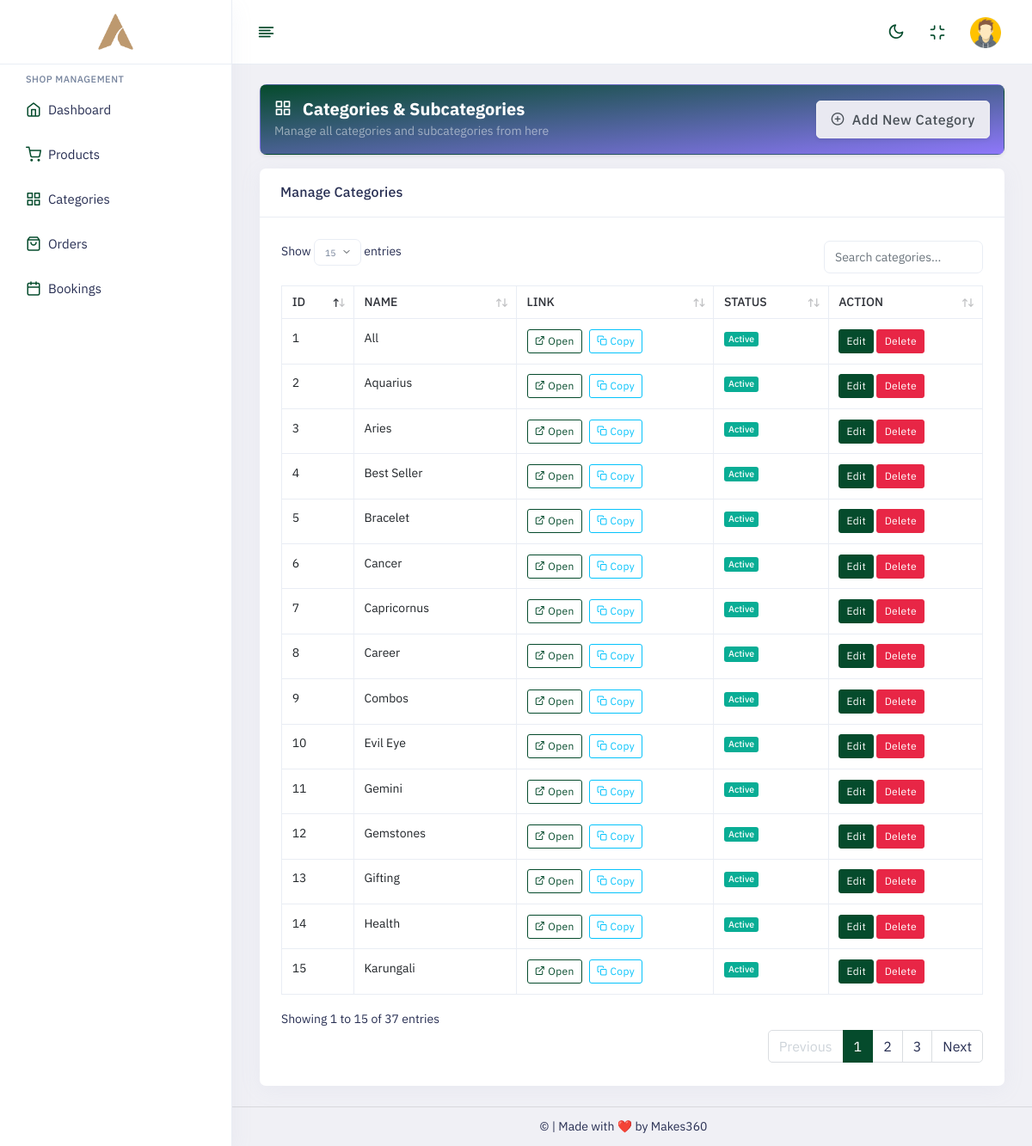
Page /admin/files/categories/list.php (signed in) on the committed database.
### tables this page shows
CREATE TABLE `categories` (
  `id` int(11) NOT NULL,
  `name` varchar(255) NOT NULL,
  `slug` varchar(255) DEFAULT NULL,
  `status` tinyint(1) DEFAULT 1,
  `created_at` timestamp NULL DEFAULT current_timestamp()
);

### admin/app/init.php (called while the page is built, shortened)
<?php
if (!defined("APP_ROOT")) {
    if (!function_exists("app_url_join")) {
        function app_url_join(string $base, string $path): string
        {
            $path = trim($path, "/");
            return rtrim($base, "/") . "/" . $path;
        }
    }
    if (!function_exists("asset_url")) {
        function asset_url(string $path): string
        {
            return app_url_join(BASE_URL, "assets/" . ltrim($path, "/"));
        }
    }
    if (!function_exists("file_url")) {
        function file_url(string $path): string
        {
            return app_url_join(BASE_URL, "files/" . ltrim($path, "/"));
        }
    }
    if (!function_exists("site_settings_path")) {
        function site_settings_path(): string
        {
            return ASSETS_PATH . "/uploads/site-settings.json";
        }
    }
    if (!function_exists("load_site_settings")) {
        function load_site_settings(): array
        {
            $defaults = [
                "title" => "Sash Admin Panel",
                "description" =>
                    "Sash – Bootstrap 5 Admin & Dashboard Template",
                "keywords" =>
                    "admin,dashboard,bootstrap,sash,template,responsive",
                "logo" => "",
            ];
            $path = site_settings_path();
            return $defaults;
        }
    }
    if (!function_exists("site_logo_url")) {
        function site_logo_url(?array $settings = null): string
        {
            return asset_url("images/brand/aurra Residence.png");
        }
    }
    if (!function_exists("media_url")) {
        function media_url(string $path): string
        {
            $clean = ltrim($path, "/");
            $assetPath = ASSETS_PATH . "/" . $clean;
            if (is_file($assetPath)) {
                return asset_url($clean);
            }
            return asset_url($clean);
        }
    }
}

### admin/files/categories/list.php (the view, shortened to what this page needs)
<?php
require_once dirname(__DIR__, 2) . "/app/init.php";
$conn = getSashDBConnection();
$categories = [];
if ($conn) {
    $result = $conn->query("
        SELECT *
        FROM categories
        ORDER BY name ASC
    ");
    if ($result) {
        while ($row = $result->fetch_assoc()) {
            $categories[] = $row;
        }
    }
}
include LAYOUT_PATH . "/head.php";
?>
<body class="app sidebar-mini ltr light-mode">
    <div class="page">
        <div class="page-main">
            <?php include LAYOUT_PATH . "/header.php"; ?>
            <?php include LAYOUT_PATH . "/sidebar.php"; ?>
            <div class="main-content app-content mt-0">
                <div class="side-app">
                    <div class="main-container container-fluid">
                        <div class="page-header d-flex justify-content-between align-items-center bg-primary-gradient p-4 rounded-3 shadow-sm mb-4">
                            <div>
                                <h1 class="page-title text-white fw-bold mb-1">
                                    <i class="fe fe-grid me-2"></i> Categories & Subcategories
                                </h1>
                                <p class="text-white-50 mb-0">
                                    Manage all categories and subcategories from here
                                </p>
                            </div>
                            <div>
                                <button type="button"
                                        class="btn btn-light btn-lg fw-semibold shadow-sm"
                                        data-bs-toggle="modal"
                                        data-bs-target="#addCategoryModal">
                                    <i class="fe fe-plus-circle me-1"></i> Add New Category
                                </button>
                            </div>
                        </div>
                        <div class="row">
                            <div class="col-md-12">
                                <div class="card">
                                    <div class="card-header">
                                        <h3 class="card-title">Manage Categories</h3>
                                    </div>
                                    <div class="card-body">
                                        <div class="table-responsive">
                                            <table class="table table-bordered text-nowrap border-bottom" id="basic-datatable">
                                                <thead>
                                                    <tr>
                                                        <th class="wd-10p border-bottom-0">ID</th>
                                                        <th class="wd-25p border-bottom-0">Name</th>
                                                        <th class="wd-25p border-bottom-0">Link</th>
                                                        <th class="wd-20p border-bottom-0">Status</th>
                                                        <th class="wd-20p border-bottom-0">Action</th>
                                                    </tr>
                                                </thead>
                                                <tbody>
                                                    <?php $count = 1; foreach ($categories as $cat): ?>
                                                    <tr>
                                                        <td><?= $count ?></td>
                                                        <?php $count++ ?>
                                                        <td><?= htmlspecialchars($cat['name']) ?></td>
                                                        <td>
                                                            <?php
                                                                $catLink = "https://shop.astrologerraajeev.com/collection/" . htmlspecialchars($cat['slug'] ?? '');
                                                            ?>
                                                            <div class="d-flex align-items-center gap-2">
                                                                <a href="<?= $catLink ?>" target="_blank" class="btn btn-sm btn-outline-primary" title="Open Link">
                                                                    <i class="fe fe-external-link"></i> Open
                                                                </a>
                                                                <button type="button" class="btn btn-sm btn-outline-secondary copy-link" data-link="<?= $catLink ?>" title="Copy Link">
                                                                    <i class="fe fe-copy"></i> Copy
                                                                </button>
                                                            </div>
                                                        </td>
                                                        <td>
                                                            <span class="badge bg-<?= $cat['status'] ? 'success' : 'danger' ?>">
                                                                <?= $cat['status'] ? 'Active' : 'Inactive' ?>
                                                            </span>
                                                        </td>
                                                        <td>
                                                            <button class="btn btn-sm btn-primary edit-category" data-id="<?= $cat['id'] ?>" data-name="<?= htmlspecialchars($cat['name']) ?>"  data-status="<?= $cat['status'] ?>">Edit</button>
                                                            <button class="btn btn-sm btn-danger delete-category" data-id="<?= $cat['id'] ?>">Delete</button>
                                                        </td>
                                                    </tr>
                                                    <?php endforeach; ?>
                                                </tbody>
                                            </table>
                                        </div>
                                    </div>
                                </div>
                            </div>
                        </div>
                    </div>
                </div>
            </div>
        </div>
        <?php include LAYOUT_PATH . "/footer.php"; ?>
    </div>
</body>
</html>

### admin/layout/head.php (shortened to what this page needs)
<!doctype html>
<html lang="en" dir="ltr">
<head>
    <link id="style" href="<?= asset_url(
        "plugins/bootstrap/css/bootstrap.min.css",
    ) ?>" rel="stylesheet">
    <link href="<?= asset_url("css/style.css") ?>" rel="stylesheet">
    <link href="<?= asset_url("css/plugins.css") ?>" rel="stylesheet">
    <link href="<?= asset_url("css/icons.css") ?>" rel="stylesheet">
    <link href="<?= asset_url("switcher/css/switcher.css") ?>" rel="stylesheet">
    <link href="<?= asset_url("switcher/demo.css") ?>" rel="stylesheet">
</head>

### admin/layout/header.php (shortened to what this page needs)
<?php
$headerAdminUsername = $_SESSION["admin_username"] ?? "Admin User";
$headerAdminPicture = $_SESSION["admin_profile_picture"] ?? "";
$headerAvatarUrl = media_url($headerAdminPicture ?? "");
?>
<div class="app-header header sticky">
    <div class="container-fluid main-container">
        <div class="d-flex">
            <a aria-label="Hide Sidebar" class="app-sidebar__toggle" data-bs-toggle="sidebar" href="javascript:void(0)"></a>
            <div class="d-flex order-lg-2 ms-auto header-right-icons">
                <div class="navbar navbar-collapse responsive-navbar p-0">
                    <div class="collapse navbar-collapse" id="navbarSupportedContent-4">
                        <div class="d-flex order-lg-2">
                            <div class="d-flex">
                                <a class="nav-link icon theme-layout nav-link-bg layout-setting">
                                    <span class="dark-layout"><i class="fe fe-moon"></i></span>
                                </a>
                            </div>
                            <div class="dropdown d-flex">
                                <a class="nav-link icon full-screen-link nav-link-bg">
                                    <i class="fe fe-minimize fullscreen-button"></i>
                                </a>
                            </div>
                            <div class="dropdown d-flex profile-1">
                                <a href="javascript:void(0)" data-bs-toggle="dropdown" class="nav-link leading-none d-flex">
                                    <img src="<?= htmlspecialchars(
                                        $headerAvatarUrl,
                                        ENT_QUOTES,
                                        "UTF-8",
                                    ) ?>" alt="<?= htmlspecialchars(
    $headerAdminUsername,
    ENT_QUOTES,
    "UTF-8",
) ?>" class="avatar profile-user brround cover-image">
                                </a>
                            </div>
                        </div>
                    </div>
                </div>
            </div>
        </div>
    </div>
</div>

### admin/layout/sidebar.php (shortened to what this page needs)
<?php $siteBrandLogo = site_logo_url(); ?>
<div class="sticky">
    <div class="app-sidebar">
        <div class="side-header">
            <a class="header-brand1" href="<?= file_url(
                "dashboard/dashboard",
            ) ?>">
                <img src="<?= htmlspecialchars(
                    $siteBrandLogo,
                    ENT_QUOTES,
                    "UTF-8",
                ) ?>" class="header-brand-img light-logo1" alt="logo" style="height:42px;object-fit:contain;">
            </a>
        </div>
        <div class="main-sidemenu">
            <ul class="side-menu">
                <li class="sub-category">
                    <h3>Shop Management</h3>
                </li>
                <li class="slide">
                    <a class="side-menu__item has-link" data-bs-toggle="slide" href="<?= file_url(
                        "dashboard/dashboard",
                    ) ?>">
                        <i class="side-menu__icon fe fe-home"></i>
                        <span class="side-menu__label">Dashboard</span>
                    </a>
                </li>
                <li class="slide">
                    <a class="side-menu__item has-link" data-bs-toggle="slide" href="<?= file_url(
                        "products/list",
                    ) ?>">
                        <i class="side-menu__icon fe fe-shopping-cart"></i>
                        <span class="side-menu__label">Products</span>
                    </a>
                </li>
                <li class="slide">
                    <a class="side-menu__item has-link" data-bs-toggle="slide" href="<?= file_url(
                        "categories/list",
                    ) ?>">
                        <i class="side-menu__icon fe fe-grid"></i>
                        <span class="side-menu__label">Categories</span>
                    </a>
                </li>
                 <li class="slide">
                    <a class="side-menu__item has-link" data-bs-toggle="slide" href="<?= file_url(
                        "products/orders",
                    ) ?>">
                        <i class="side-menu__icon fe fe-shopping-bag"></i>
                        <span class="side-menu__label">Orders</span>
                    </a>
                </li>
                <li class="slide">
                    <a class="side-menu__item has-link" data-bs-toggle="slide" href="<?= file_url(
                        "astrobooking/list",
                    ) ?>">
                        <i class="side-menu__icon fe fe-calendar"></i>
                        <span class="side-menu__label">Bookings</span>
                    </a>
                </li>
            </ul>
        </div>
    </div>
</div>

### admin/layout/footer.php
<footer class="footer text-center py-3">
    <div class="container">
        <p class="mb-0">
            © <span id="year"></span> | Made with ❤️ by Makes360
        </p>
    </div>
</footer>

### rows in the picture
categories: name "All", status "Active"
categories: name "Aquarius", status "Active"
categories: name "Aries", status "Active"
categories: name "Best Seller", status "Active"
categories: name "Bracelet", status "Active"
categories: name "Cancer", status "Active"
categories: name "Capricornus", status "Active"
categories: name "Career", status "Active"
categories: name "Combos", status "Active"
categories: name "Evil Eye", status "Active"
categories: name "Gemini", status "Active"
categories: name "Gemstones", status "Active"
categories: name "Gifting", status "Active"
categories: name "Health", status "Active"
categories: name "Karungali", status "Active"
